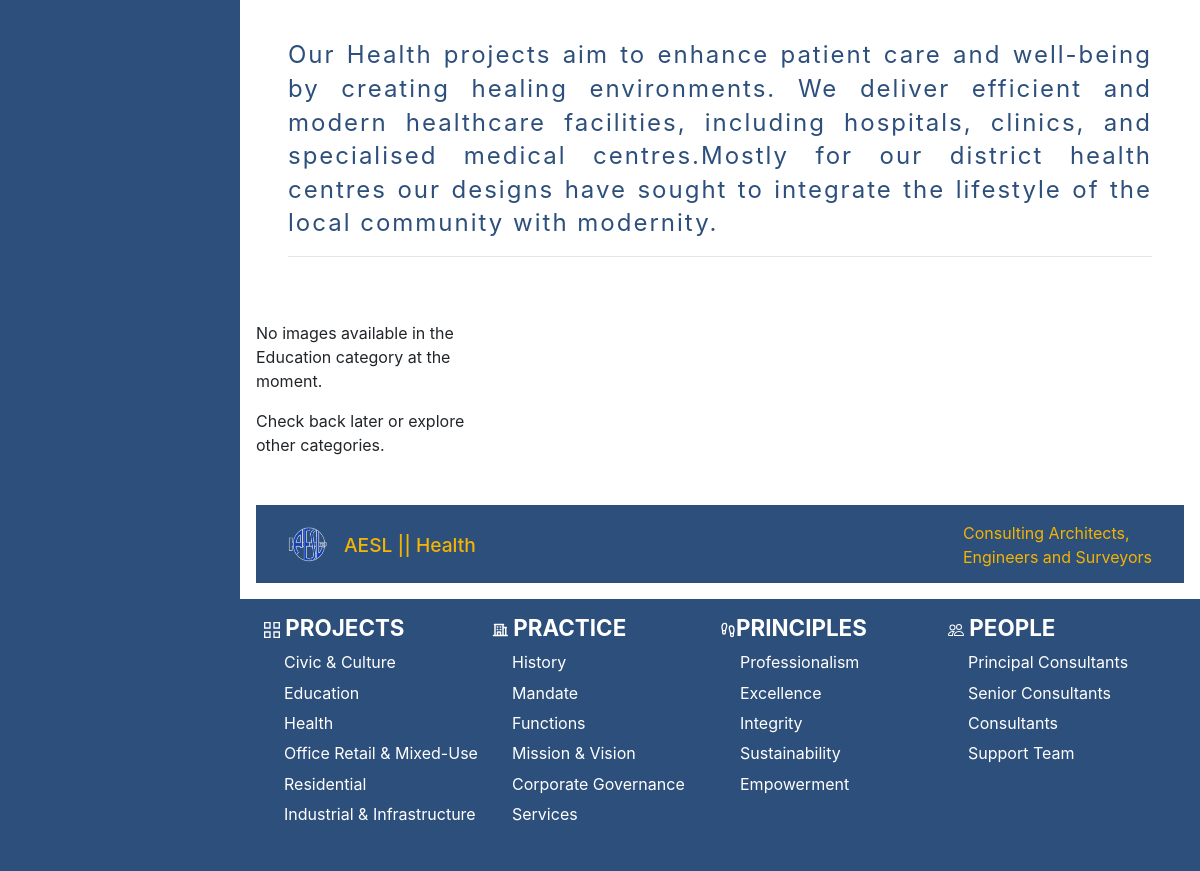
Before: /projects/health/ (middle part) with the older database file.
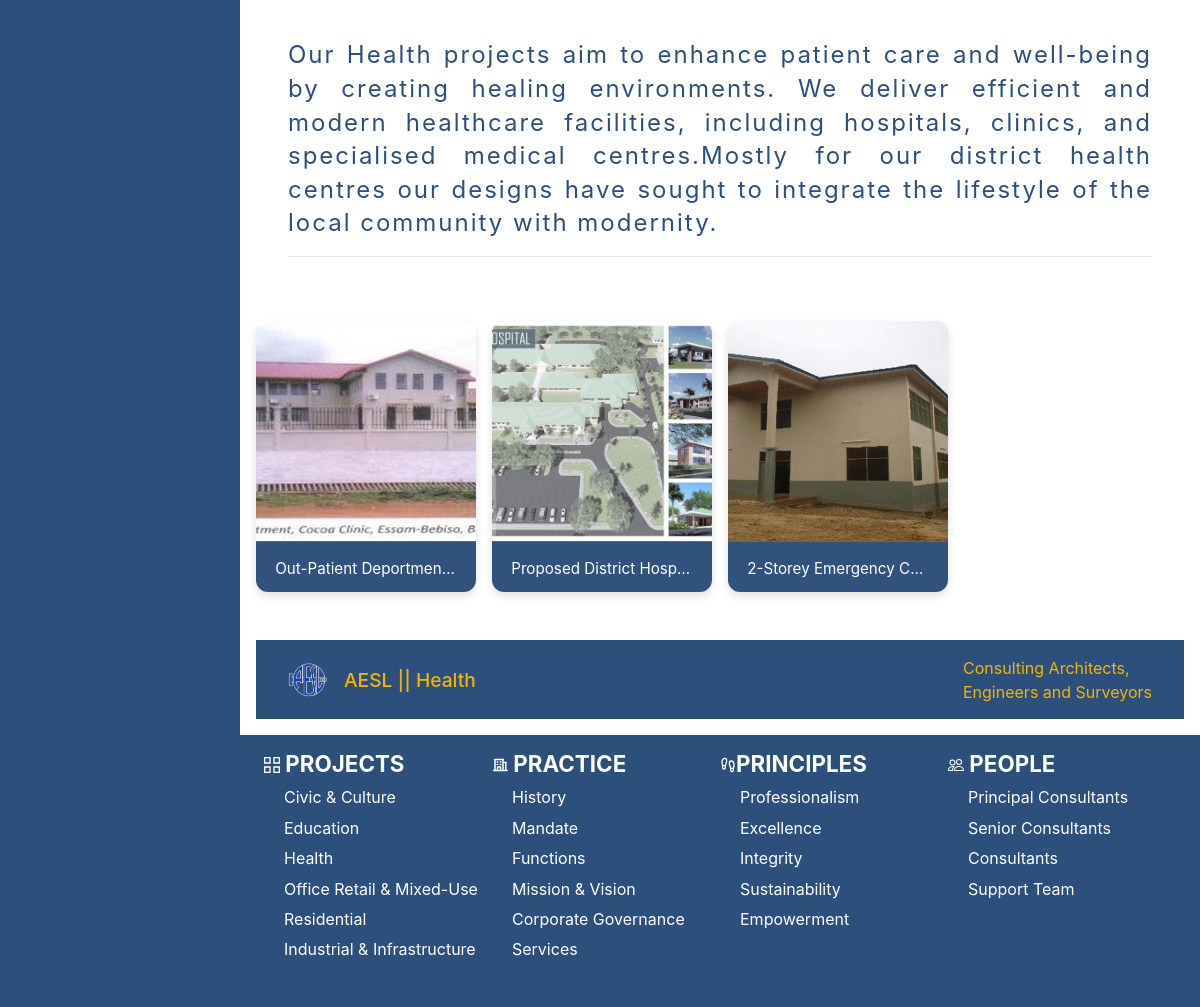
After: the same page with the newer database file.
### frontend/models.py (models this page shows, shortened)
class ProjectGalleryImage(models.Model):
    image = models.ImageField(
        upload_to="projects-gallery/",
        verbose_name="Gallery Image",
        help_text="Upload the main image for the gallery",
        max_length=350,
    )
    category = models.CharField(
        max_length=100,
        verbose_name="Category",
        help_text="e.g. Education, Sport and Leisure, Culture, etc.",
        blank=True,
        db_index=True,  # helps with filtering/sorting by category
    )
    alt_text = models.CharField(
        max_length=500,
        verbose_name="Image Alt Text",
        help_text="Descriptive text for accessibility and SEO (screen readers)",
        blank=True,
        unique=True,
    )
    uploaded_at = models.DateTimeField(auto_now_add=True, verbose_name="Upload Date")
    is_active = models.BooleanField(
        default=True,
        verbose_name="Visible",
        help_text="Uncheck to hide this image without deleting it",
    )
    class Meta:
        verbose_name = "Project Gallery Image"
        verbose_name_plural = "Project Gallery Images"
        ordering = ["-uploaded_at"]  # newest first
        indexes = [
            models.Index(fields=["category"]),
        ]

### frontend/views.py (the view)
# urls.py: path("projects/health/", HealthView.as_view(), name="health"),
class HealthView(View):
    def get(self, request):
        health_images = ProjectGalleryImage.objects.filter(
            category__iexact="health",
            is_active=True,  # optional but recommended
        ).order_by("-uploaded_at")  # newest first, or change ordering as you like
        context = {"title": "Health", "health_images": health_images}
        return render(request, "frontend/health.html", context)

### templates/frontend/health.html (shortened to what this page needs)
{% extends 'base.html' %} {% load static %} {% block content %}
<section class="projects__text">
    <p>
        Our Health projects aim to enhance patient care and well-being by
        creating healing environments. We deliver efficient and modern
        healthcare facilities, including hospitals, clinics, and specialised
        medical centres.Mostly for our district health centres our designs have
        sought to integrate the lifestyle of the local community with modernity.
    </p>
    <hr />
</section>
<section class="civic__culture-gallery">
    {% if health_images %} {% for image in health_images %}
    <figure class="culture-card">
        <img
            src="{{ image.image.url }}"
            alt="{{ image.alt_text|default:'Health related project image' }}"
            loading="lazy"
        />
        <figcaption>
            {{ image.alt_text|default:image.category|capfirst }}
        </figcaption>
    </figure>
    {% endfor %} {% else %}
    <div class="no-content">
        <p>No images available in the Education category at the moment.</p>
        <p>Check back later or explore other categories.</p>
    </div>
    {% endif %}
</section>
<section class="page__location">
    <div class="page__flex">
        <img
            src="{% static 'img/aesl_logo.png' %}"
            alt="aesl logo"
            class="info__building-image-large"
        />
        <p>AESL || {{title}}</p>
    </div>
    <p>
        Consulting Architects,<br />
        Engineers and Surveyors
    </p>
</section>
{% endblock content %}

### templates/base.html (shortened to what this page needs)
{% load static %}
<!DOCTYPE html>
<html lang="en">
<head>
  <link rel="stylesheet" href="{% static 'css/main.css' %}" />
  <link
    rel="stylesheet"
    href="https://cdn.jsdelivr.net/npm/bootstrap@4.6.2/dist/css/bootstrap.min.css"
  />
  <link
    rel="stylesheet"
    href="https://cdnjs.cloudflare.com/ajax/libs/font-awesome/6.5.1/css/all.min.css"
  />
  <link
    rel="stylesheet"
    href="https://unpkg.com/nprogress/nprogress.css"
  />
</head>
<body>
  {% include 'partial/navbar.html' %}
  <main class="main-content">
    {% block content %}{% endblock content %}
  </main>
  {% include 'partial/footer.html' %}
</body>
</html>

### templates/partial/navbar.html (shortened to what this page needs)
{% load static %}
<aside class="sidebar">
</aside>

### templates/partial/footer.html (shortened to what this page needs)
{% load static %}
<footer class="site__footer">
  <div class="footer__nav">
    <div>
      <h5>
        Projects
      </h5>
      <ul>
        <li><a href="#">Civic & Culture</a></li>
        <li><a href="#">Education</a></li>
        <li><a href="#">Health</a></li>
        <li><a href="#">Office Retail & Mixed-Use</a></li>
        <li><a href="#">Residential</a></li>
        <li><a href="#">Industrial & Infrastructure</a></li>
      </ul>
    </div>
    <div>
      <h5>
         Practice
      </h5>
      <ul>
        <li><a href="{% url 'history' %}">History</a></li>
        <li><a href="{% url 'mandate' %}">Mandate</a></li>
        <li><a href="{% url 'functions' %}">Functions</a></li>
        <li><a href="{% url 'mission_vision' %}">Mission & Vision</a></li>
        <li><a href="{% url 'corporate_governance' %}">Corporate Governance</a></li>
        <li><a href="{% url 'services' %}">Services</a></li>
      </ul>
    </div>
    <div>
      <h5>
        Principles
      </h5>
      <ul>
        <li><a href="{% url 'professional' %}">Professionalism</a></li>
        <li><a href="#">Excellence</a></li>
        <li><a href="#">Integrity</a></li>
        <li><a href="#">Sustainability</a></li>
        <li><a href="#">Empowerment</a></li>
      </ul>
    </div>
    <div>
      <h5>
        People
      </h5>
      <ul>
        <li><a href="{% url 'principal_consultants' %}">Principal Consultants</a></li>
        <li><a href="{% url 'senior_consultants' %}">Senior Consultants</a></li>
        <li><a href="{% url 'consultants' %}">Consultants</a></li>
        <li><a href="{% url 'support_team' %}">Support Team</a></li>
      </ul>
    </div>
  </div>
</footer>

### static/css/base.css (style rules this page uses)
*, *::before, *::after { margin: 0; padding: 0; box-sizing: border-box; }
:root { --primary-color: #2d4f7b; --secondary-color: #F4B400; --secondary-color-light: #F6BE2C; --text-color: #1a1a1a; --text-base-color: #f1f1f1; --background-color: #f5f5f5; --font-family: "Ubuntu", sans-serif; }
html { font-size: 16px; scroll-behavior: smooth; }
body { font-family: var(--font-family); line-height: 1.6; color: #1a1a1a; background-color: #f9f9f9; }
h1, h2, h3, h4, h5, h6 { font-weight: 600; margin-bottom: 1rem; }
img { max-width: 100%; display: block; }

### static/css/layout.css (style rules this page uses)
.sidebar { width: 20%; background-color: var(--primary-color); position: fixed; height: 100%; overflow-y: auto; padding-top: 20px; padding: 1rem; }
.main-content { margin-left: 20%; }
.page__location { display: flex; align-items: center; justify-content: space-between; background-color: var(--primary-color); color: var(--secondary-color); margin: 1rem 1rem; padding: 1rem 2rem; }
.page__location p { font-size: 1rem; margin-bottom: -0.1rem; }
.page__flex { display: flex; justify-content: center; align-items: center; gap: 1rem; }
.page__location img { width: 40px; height: auto; }
.page__flex p { font-size: 1.2rem; font-weight: 500; }
.site__footer { background-color: var(--primary-color); color: #fff; padding: 1rem 1.5rem; margin-left: 20%; }
.footer__nav { display: grid; grid-template-columns: repeat(4, 1fr); place-items: start; }
.footer__nav svg { font-size: 1rem; }
.footer__nav h5 { font-size: 1.4rem; font-weight: 700; text-transform: uppercase; }
.footer__nav ul { list-style: none; }
.footer__nav ul > li { margin-bottom: 0.4rem; }
.footer__nav ul a { color: white; }

### static/css/utilities.css (style rules this page uses)
.civic__culture-gallery { display: grid; grid-template-columns: repeat(4, 1fr); gap: 1rem; margin: 2rem auto; padding: 0 1rem; max-width: 1400px; }
.culture-card { background: #fff; border-radius: 12px; overflow: hidden; box-shadow: 0 4px 10px rgba(0, 0, 0, 0.12); transition: all 0.3s ease; display: flex; flex-direction: column; }
.culture-card img { width: 100%; height: 220px; object-fit: cover; display: block; }
.culture-card figcaption { padding: 1rem 1.2rem; font-size: 0.95rem; color: #fff; text-align: center; background: var(--primary-color); border-top: 1px solid rgba(255, 255, 255, 0.15); white-space: nowrap; overflow: hidden; text-overflow: ellipsis; transition: max-height 0.4s ease, background 0.3s ease; max-height: 3.2rem; line-height: 1.4; }
.culture-card figcaption { opacity: 0.98; }

### static/css/projects.css (style rules this page uses)
.projects__text { margin-top: 1.5rem; padding: 1rem 3rem; }
.projects__text p { line-height: 1.4; color: var(--primary-color); letter-spacing: 2px; text-align: justify; font-size: 1.5rem; }

### static/css/right-to-information.css (style rules this page uses)
ul { margin-left: 20px; list-style-type: disc; }

Changed rows visible on the page:
added ProjectGalleryImage: image (picture), alt_text "Out-Patient Deportmen…"
added ProjectGalleryImage: image (picture), alt_text "Proposed District Hosp…"
added ProjectGalleryImage: image (picture), alt_text "2-Storey Emergency C…"
Other visible differences:
text no longer shown: "No images available in the Education category at the moment. Check back later or explore other categories."
